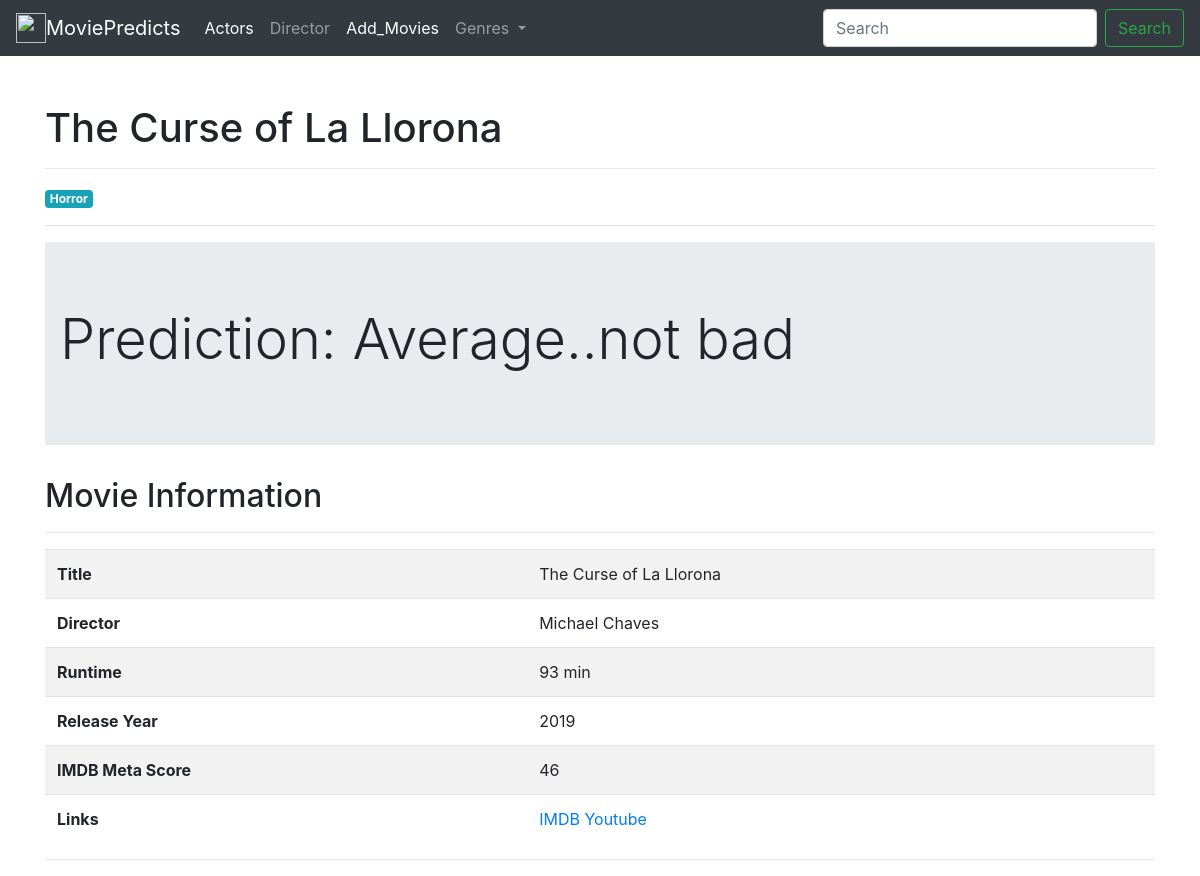
Page /movie/28/ on the committed database.
### movies/models.py (models this page shows, shortened)
class Movies(models.Model):
    name = models.CharField(max_length=200)
    year = models.IntegerField(blank=True)
    link = models.URLField()
    director = models.ForeignKey(Director, on_delete=models.DO_NOTHING)
    outline = models.TextField(blank=True)
    image = models.ImageField(upload_to='images/', blank=True)
    imdb_meta = models.IntegerField(blank=True, default=0)
    genres = models.ManyToManyField(Genre)
    stars = models.ManyToManyField(Star)
    runtime = models.CharField(blank=True, max_length=20,default=0)
    yt_trailer_title = models.CharField(max_length=200, blank=True)
    yt_trailer_url = models.URLField(blank=True)
    yt_trailer_views = models.IntegerField()
    yt_trailer_like = models.IntegerField()
    yt_trailer_dislike = models.IntegerField(blank=True,default=0)
    yt_trailer_uploader = models.CharField(max_length=200, blank=True)
    ph_credit = models.IntegerField(blank=True, null=True)

class Genre(models.Model):
    g_name = models.CharField(max_length=30, blank=True)
    weight = models.DecimalField(max_digits=5, decimal_places=3)
    about = models.TextField(blank=True)
    def __str__(self):
        return self.g_name

class Director(models.Model):
    d_name = models.CharField(max_length=30, blank=True)
    director_link = models.URLField()
    d_img = models.FileField(upload_to='images/', blank=True, null=True)
    weight = models.DecimalField(max_digits=6, decimal_places=3)
    about = models.TextField(blank=True)

### movies/views.py (the view)
# urls.py: path('movie/<int:id>/', views.details, name='details'),
def details(request, id):
    detail = get_object_or_404(Movies, pk=id)
    yt_tr = detail.yt_trailer_url
    yt_tr = yt_tr.replace("watch?v=", "embed/")
    director_w = detail.director.weight
    if director_w < 20:
        d = 0.3
    elif director_w >= 20 and director_w < 40:
        d = 0.5
    elif director_w >= 40 and director_w < 60:
        d = 0.7
    elif director_w > 60:
        d = 1
    yt_view = detail.yt_trailer_views
    if yt_view < 20000000:
        ytv = 0.3
    elif yt_view >= 20000000 and yt_view < 50000000:
        ytv = 0.5
    elif yt_view >= 50000000 and yt_view < 100000000:
        ytv = 0.5
    elif yt_view > 100000000:
        ytv = 1
    ph_c = detail.ph_credit
    if ph_c < 20:
        phc = 0.3
    elif ph_c >= 20 and ph_c < 40:
        phc = 0.5
    elif ph_c >= 40 and ph_c < 60:
        phc = 0.7
    elif ph_c > 60:
        phc = 1
    imdb_meta = detail.imdb_meta
    if imdb_meta < 40:
        imdb = 0.3
    elif imdb_meta >= 40 and imdb_meta < 60:
        imdb = 0.5
    elif imdb_meta >= 60 and imdb_meta < 80:
        imdb = 0.7
    elif imdb_meta > 80:
        imdb = 1
    sum = d + ytv + phc + imdb
    result = float(sum) / 4
    if result < 0.2:
        pr = "Disaster...dont buy..be freeloader"
    elif result >= 0.2 and result < 0.4:
        pr = "Flop..think once to book ticket"
    elif result >= 0.4 and result < 0.5:
        pr = "Average..not bad"
    elif result >= 0.5 and result < 0.6:
        pr = "Hit...paisa wasul"
    elif result >= 0.6 and result < 0.8:
        pr = "Super Hit...nacho"
    elif result > 0.8:
        pr = "Blockbuster...enjoy your movie"
    print(result)
    print(pr)
    genres = Genre.objects.all()
    return render(request, 'Movies/details.html', {'detail': detail, 'genres': genres, 'yt_tr': yt_tr, 'pr': pr,
                                                   'result': result})

### templates/movies/details.html
{% extends 'base.html' %}
{% block content %}
    <div class="row">
        <div class="container">
            <h1 class="mt-4">{{ detail.name }}</h1>
            <hr>
            {% for genre in detail.genres.all %}
                <span class="badge badge-info">{{ genre  }} </span>
            {% endfor %}
            <hr>
            <div class="jumbotron jumbotron-fluid">
                <div class="container">
                    <h1 class="display-4">Prediction: {{ pr }}</h1>
                </div>
            </div>
            <h2>Movie Information</h2>
            <hr>
            <table class="table table-striped">
                <tbody>
                <tr>
                    <th scope="row">Title</th>
                    <td>{{ detail.name }}</td>
                </tr>
                <tr>
                    <th scope="row">Director</th>
                    <td>{{ detail.director.d_name }}</td>
                </tr>
                <tr>
                    <th scope="row">Runtime</th>
                    <td>{{ detail.runtime }}</td>
                </tr>
                <tr>
                    <th scope="row">Release Year</th>
                    <td>{{ detail.year }}</td>
                </tr>
                <tr>
                    <th scope="row">IMDB Meta Score</th>
                    <td>
                        {{ detail.imdb_meta }}
                    </td>
                </tr>
                <tr>
                    <th scope="row">Links</th>
                    <td><a href="{{ detail.link }}">IMDB</a>
                        <a href="{{ detail.yt_trailer_url }}">Youtube</a>
                    </td>
                </tr>
                </tbody>
            </table>
            <hr>
    </div>
        </div>
{% endblock %}

### rows in the picture
Movies: name "The Curse of La Llorona", director.d_name "Michael Chaves", runtime "93 min", year "2019", imdb_meta "46"
Genre: g_name "Horror"

### other values in the picture
{{ pr }} "Average..not bad"
